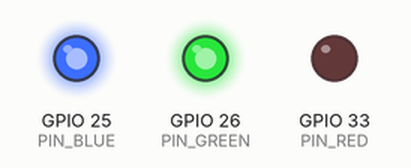
Recording of a program running on a simulated ESP32. Parts: output pins drawn as LEDs (lit = HIGH). What the program prints to the serial monitor is not drawn.

Above: at 10.04 s.
At 10.55 s:
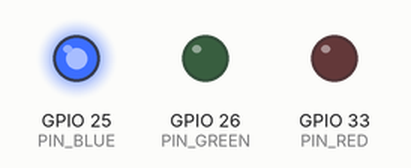
At 11.37 s:
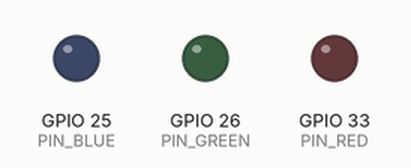
At 12.9 s:
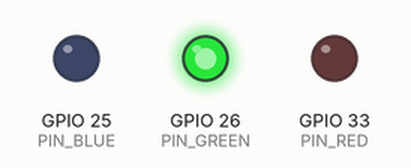
Timing chart, 0 to 13.2 s (numbered marks = the images above):
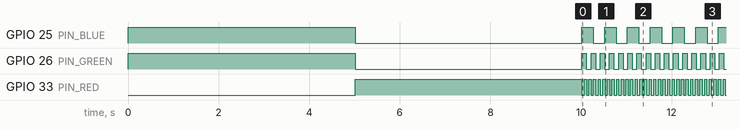

The program:

main.cpp
```cpp
#include <Arduino.h>
#include "LedController.h"

#define PIN_RED 33
#define PIN_GREEN 26
#define PIN_BLUE 25

LedController ledRed(PIN_RED,LOW);
LedController ledGreen(PIN_GREEN);
LedController ledBlue(PIN_BLUE);

void setup() {
  Serial.begin(9600);
  ledRed.begin();
  ledGreen.begin();
  ledBlue.begin();

  ledRed.turnOn();
  ledGreen.turnOn();
  ledBlue.turnOn();
  delay(5000);

  ledRed.turnOff();
  ledGreen.turnOff();
  ledBlue.turnOff();
  delay(5000);

  ledRed.setMode(LedController::LED_BLINK,10);
  ledGreen.setMode(LedController::LED_BLINK,5);
  ledBlue.setMode(LedController::LED_BLINK,2);
}

void loop() {
  ledRed.blink();
  ledGreen.blink();
  ledBlue.blink();
}
```

Measured:
- by itself, GPIO 25 (PIN_BLUE): repeats every 0.50 s: HIGH 0.25 s, LOW 0.25 s
- by itself, GPIO 26 (PIN_GREEN): repeats every 0.20 s: HIGH 0.10 s, LOW 0.10 s
- by itself, GPIO 33 (PIN_RED): alternates HIGH for 0.05 s and LOW for 0.05 s
